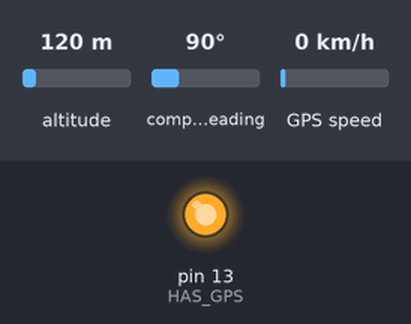
Recording of a sketch running on a simulated Arduino Uno, built with avr-gcc and run on an emulated ATmega328P. Shown: output pins drawn as LEDs (lit = HIGH). The test bench sets the inputs (shaded band); at power-on: compass heading 90°, altitude 120 m, GPS speed 0 km/h. The GPS gets a fix after 3 s at 37.7749, -122.4194 with 8 satellites; what the sketch prints to the serial monitor is not drawn.

Above: at 1.8 s.
1.9 s: compass heading set to 7°
Timing chart, 0 to 4.9 s (numbered marks = the images above; inputs shaded):
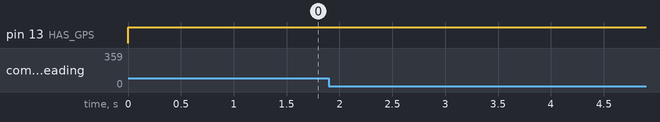

Measured:
- after the input at 1.9 s, every drawn part: stays the same

The sketch:

simple_test_ino.ino
```cpp
#include <TinyGPS.h>
#include <SoftwareSerial.h>

#define HAS_GPS 13
#define GPS_RX_PIN 4
#define GPS_TX_PIN 3

TinyGPS        gps;
SoftwareSerial ss(GPS_RX_PIN, GPS_TX_PIN);

void setup()
{
  Serial.begin(9600);
  ss.begin(4800);
  pinMode(HAS_GPS, OUTPUT);

}
void loop()
{
  while (ss.available()) {
    digitalWrite(HAS_GPS, HIGH);
    int c = ss.read();

    gps.encode(c);

    long lat, lon;
    unsigned long fix_age;
    gps.get_position(&lat, &lon, &fix_age);
    if (fix_age == TinyGPS::GPS_INVALID_AGE )
      Serial.println("No fix ever detected!");
    else if (fix_age > 2000)
      Serial.println("Data is getting STALE!");
    else
      Serial.println("Latitude and longitude valid!");
  }
}
```
